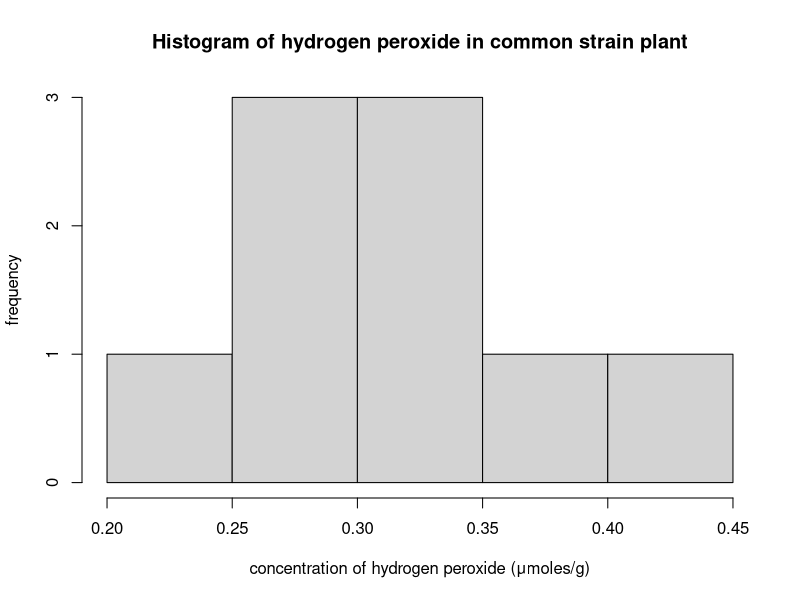
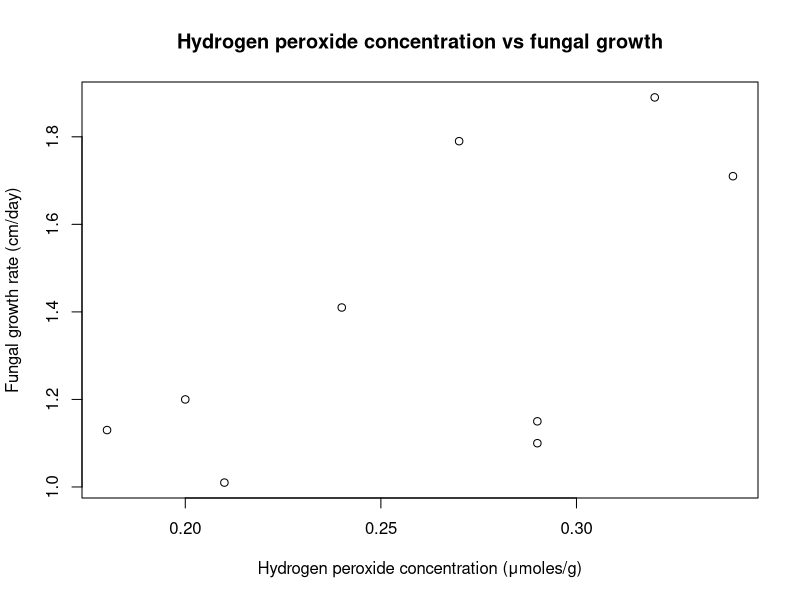
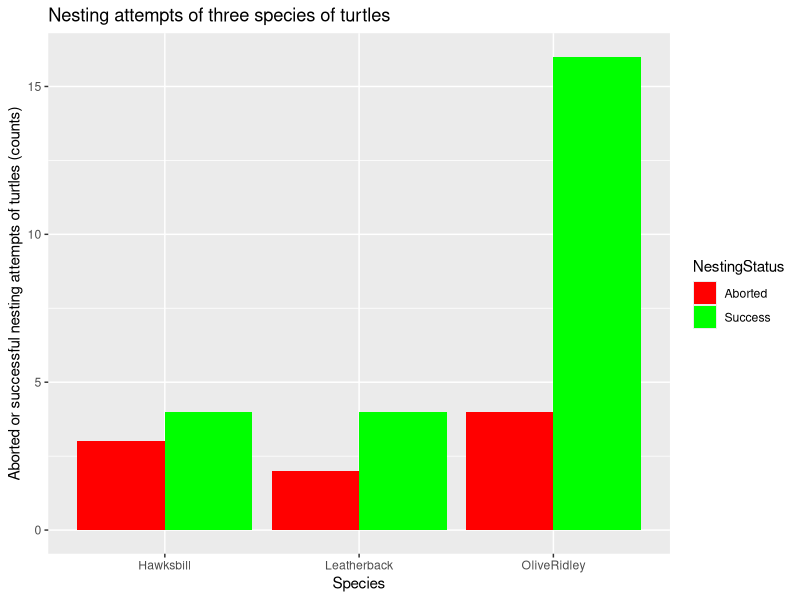
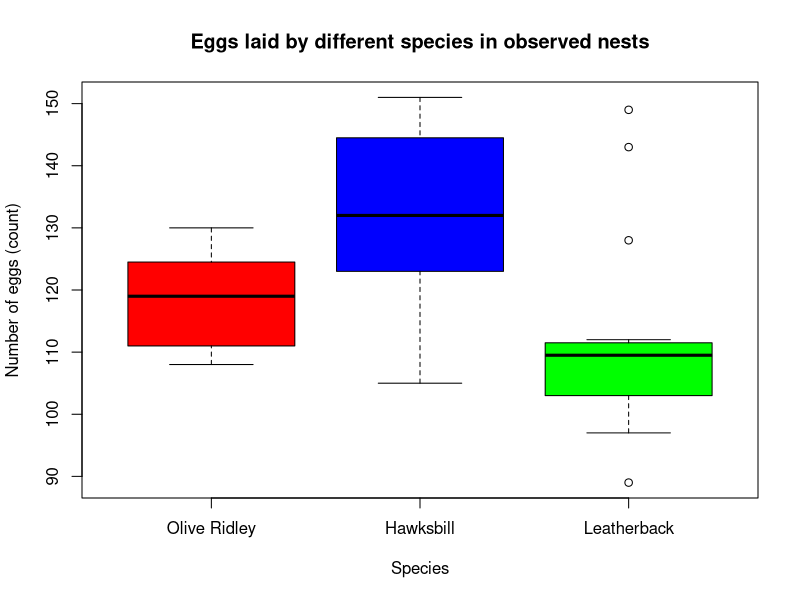
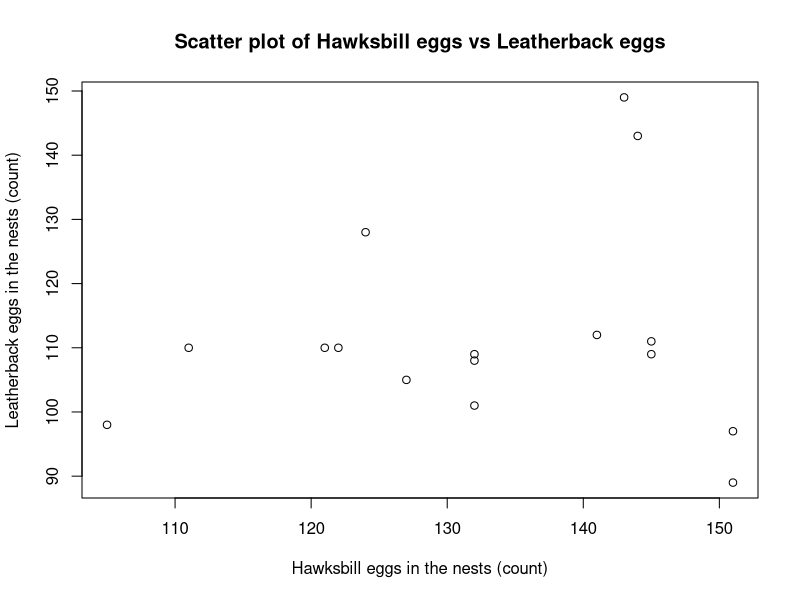

Source code (R) for these figures, in order:
## ---- chunk 1
knitr::opts_chunk$set(echo = TRUE)
setwd("~/Desktop/bi612/homework1test")
## ---- chunk 2
Transgenic_strain_A = c(0.17,0.20,0.13,0.20,0.24,0.25,0.15,0.21,0.21)
Transgenic_strain_B = c(0.47,0.21,0.34,0.32,0.33,0.29,0.18,0.20,0.25)
Common_strain = c(0.44,0.33,0.37,0.33,0.31,0.27,0.22,0.30,0.28)
## ---- chunk 3
MeanTransA<-mean(Transgenic_strain_A)
MeanTransB<-mean(Transgenic_strain_B)
MeanDifference<-MeanTransA-MeanTransB
MeanDifference
## ---- chunk 4
MeanCommon<-mean(Common_strain)
MeanDifference2<-MeanCommon-MeanTransA
MeanDifference2
## ---- chunk 5
hist(Common_strain, main="Histogram of hydrogen peroxide in common strain plant",xlab="concentration of hydrogen peroxide (μmoles/g)", ylab="frequency")
## ---- chunk 6
Hydrogen_Peroxide_Concentration = c(0.27,0.21,0.34,0.32,0.24,0.29,0.18,0.20,0.29)
Fungal_Growth_Rate = c(1.79,1.01,1.71,1.89,1.41,1.15,1.13,1.20,1.10)
Peroxide_Growth=data.frame('Peroxide' = Hydrogen_Peroxide_Concentration, 'Growth.rate' = Fungal_Growth_Rate)
Peroxide_Growth
## ---- chunk 7
plot(Peroxide_Growth$Peroxide,Peroxide_Growth$Growth.rate,xlab='Hydrogen peroxide concentration (μmoles/g)',ylab='Fungal growth rate (cm/day)',main='Hydrogen peroxide concentration vs fungal growth')
## ---- chunk 8
Turtles=read.csv("612Homework1TurtleSuccess.csv")
Turtles
## ---- chunk 9
my.table<-table(Turtles)
my.table
## ---- chunk 10
library(ggplot2)
Turtles2=read.csv("612Homework1Barplot.csv")
Turtles2

ggplot(data=Turtles2, aes(x=Species, y=Counts, fill=NestingStatus)) + geom_bar(stat="identity", position=position_dodge()) + scale_fill_manual(values = c("red","green"))+
  labs(x="Species",y="Aborted or successful nesting attempts of turtles (counts)")+ ggtitle ("Nesting attempts of three species of turtles")
## ---- chunk 11
MeanSuccess = mean(my.table[2,])
MeanSuccess

SDSuccess = sd(my.table[2,])
SDSuccess
## ---- chunk 12
pFailedOliveRidely = my.table[1,3]/(sum(my.table[1,3],my.table[2,3]))
pFailedOliveRidely

pFailedLeatherback = my.table[1,2]/(sum(my.table[1,2],my.table[2,2]))
pFailedLeatherback

pFailedHawksbill = my.table[1,1]/(sum(my.table[1,1],my.table[2,1]))
pFailedHawksbill
## ---- chunk 13
EggCount=read.csv("NestEgg.csv", encoding = getOption("encoding"))
EggCount

## ---- chunk 14
boxplot(EggCount$OliveRidley,EggCount$Hawksbill,EggCount$Leatherback,names=c("Olive Ridley",
"Hawksbill","Leatherback"),main="Eggs laid by different species in observed nests",
ylab='Number of eggs (count)',xlab='Species',col=
c('red','blue','green'))
 
## ---- chunk 15
plot(EggCount$Hawksbill,EggCount$Leatherback,xlab='Hawksbill eggs in the nests (count)',ylab='Leatherback eggs in the nests (count)',main='Scatter plot of Hawksbill eggs vs Leatherback eggs')
